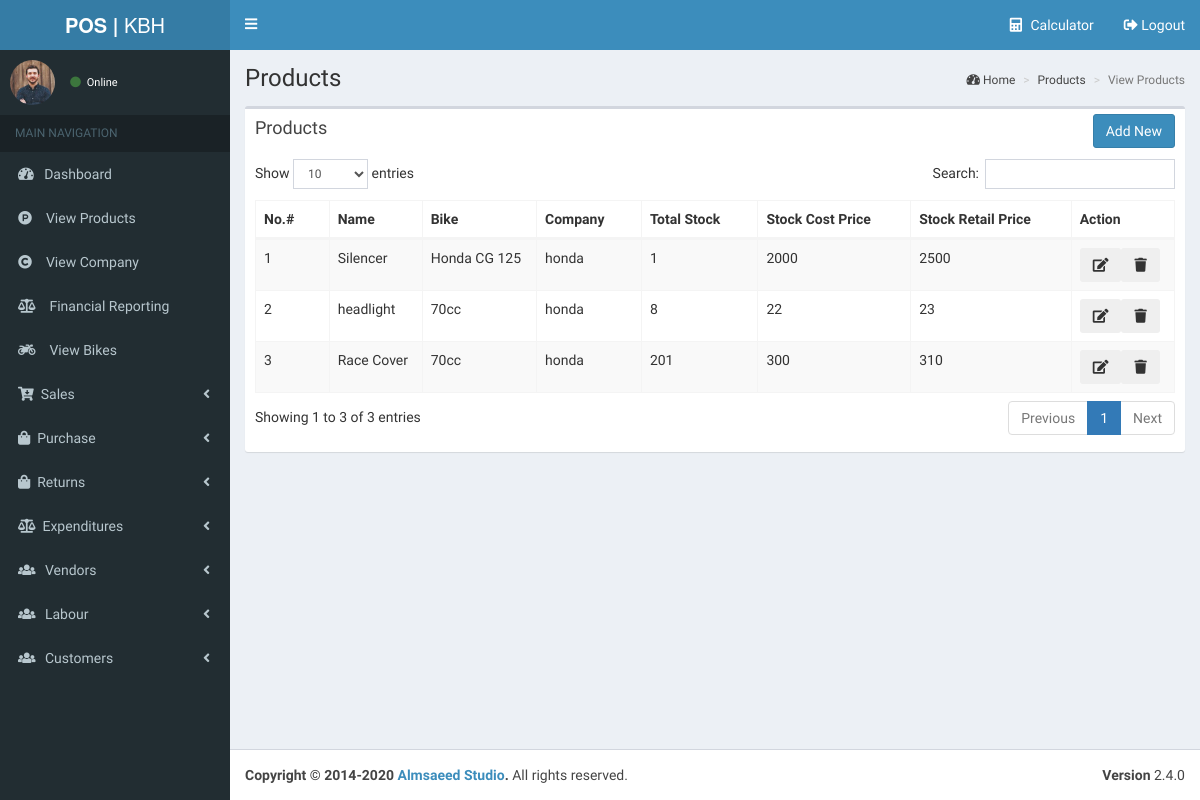
The app's page /viewitem.php (signed in), older data.
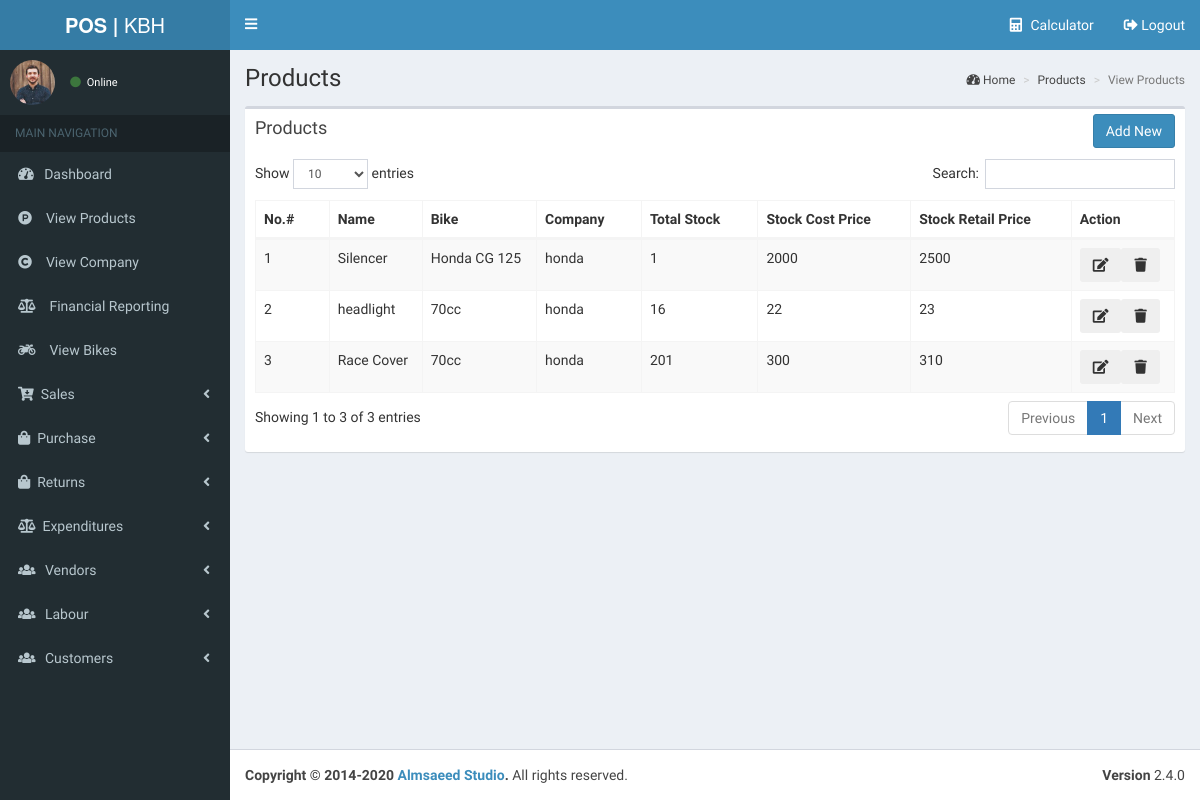
The same page, newer data.
### tables this page shows
CREATE TABLE `items` (
  `id` int(200) NOT NULL,
  `name` varchar(200) NOT NULL,
  `item_no` varchar(400) NOT NULL,
  `bike_id` varchar(200) NOT NULL,
  `company_id` varchar(200) NOT NULL,
  `date` varchar(200) NOT NULL,
  `old_stock` varchar(200) NOT NULL,
  `old_stoct_price` varchar(200) NOT NULL,
  `new_stock` varchar(200) NOT NULL,
  `new_stoct_price` varchar(200) NOT NULL,
  `total_stock` varchar(200) NOT NULL,
  `old_stock_cprice` varchar(200) NOT NULL,
  `new_stock_cprice` varchar(200) NOT NULL
);

CREATE TABLE `bike` (
  `id` int(200) NOT NULL,
  `name` varchar(200) NOT NULL,
  `date` varchar(200) NOT NULL
);

CREATE TABLE `company` (
  `id` int(200) NOT NULL,
  `name` varchar(200) NOT NULL,
  `date` varchar(200) NOT NULL
);

### viewitem.php (the view, shortened to what the changed rows need)
<?php
include('connection.php');
?>
<!DOCTYPE html>
<html>
<head>
    <link rel="stylesheet" href="css/bootstrap.min.css">
    <link rel="stylesheet" href="css/font-awesome.min.css">
    <link rel="stylesheet" href="css/fontawesome-all.min.css">
    <link rel="stylesheet" href="css/ionicons.min.css">
    <link rel="stylesheet" href="css/dataTables.bootstrap.min.css">
    <link rel="stylesheet" href="css/AdminLTE.min.css">
    <link rel="stylesheet" href="css/_all-skins.min.css">
    <link rel="stylesheet" href="css/toastr.min.css">
</head>
<body class="hold-transition skin-blue sidebar-mini">
    <div class="wrapper">
        <?php include("master/header.php")?>
        <div class="content-wrapper">
            <section class="content-header">
                <h1>
                    Products
                </h1>
            </section>
            <section class="content">
                <div class="row">
                    <div class="col-xs-12">
                        <div class="box">
                            <div class="box-body">
                                <table id="example1" class="table table-bordered table-striped">
                                    <thead>
                                        <tr>
                                            <th> No.#</th>
                                            <th> Name</th>
                                            <th> Bike</th>
                                            <th> Company</th>
                                            <th> Total Stock</th>
                                            <th> Stock Cost Price</th>
                                            <th> Stock Retail Price</th>
                                            <th> Action</th>
                                        </tr>
                                    </thead>
									<tbody>
									     <?php
                                            $count=0;
                                            $sql = "SELECT items.*,company.name As cname,bike.name As bname FROM `items`,`bike`,`company` where items.company_id = company.id AND items.bike_id = bike.id";
                                            $result = $conn->query($sql);
                                            if ($result->num_rows > 0)
                                            {
                                                while($row = mysqli_fetch_assoc($result))
                                                {
                                                    $count++;
                                                    $name = $row['name'];
                                                    $tstock = $row['total_stock'];
                                                    $os_cprice = $row['old_stock_cprice'];
                                                    $os_rprice = $row['old_stoct_price'];
                                                    $bname = $row['bname'];
                                                    $cname = $row['cname'];
                                        ?>
										<tr>
                                            <td> <?php echo $count;?></td>
                                            <td> <?php echo $name;?></td>
                                            <td> <?php echo $bname;?></td>
                                            <td> <?php echo $cname;?></td>
                                            <td> <?php echo $tstock;?></td>
                                            <td> <?php echo $os_cprice;?></td>
                                            <td > <?php echo $os_rprice;?></td>
                                            <td>
                                                <div style="display: inline-flex;" role="group">
                                                    <form action="edititem.php" method="POST">
                                                        <button type="submit" name="edit_item"  data-toggle="tooltip" data-placement="top" title="Edit" class="btn btn-secondary"><i class="fas fa-edit"></i></button>
                                                    </form>
                                                    <form action="function.php" method="POST">
                                                        <button type="submit" name="delete_item"  onclick="return confirm('Are you sure, you want to delete?');" data-toggle="tooltip" data-placement="top" title="Delete" class="btn btn-secondary"><i class="fas fa-trash"></i></button>
                                                    </form>
                                                </div>
                                            </td>
                                        </tr>
                                        <?php
                                                }
                                            }
                                        ?>
									</tbody>
                                </table>
                            </div>
                        </div>
                    </div>
                </div>
            </section>
        </div>
    </div>
</body>
</html>

Row changes from the older to the newer data that the page shows:
changed items "headlight": total_stock "8" → "16"
